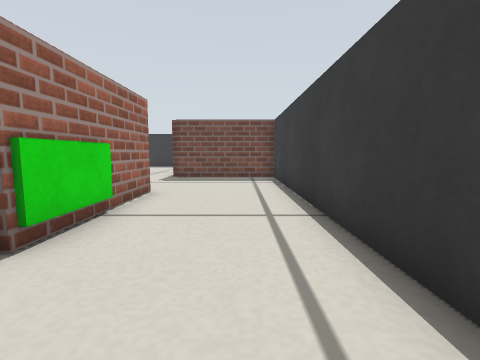
[1] (above)

17 first-person views from a walk through a world built for the Gazebo simulator. The camera is 0.22 m above the floor, tilts 6° down and sees 85° across. The floor is counted in squares, 0.2 m on a side. Each view is taken from the middle of a square. On the plan, view 1 faces up. The plan holds only what a view shows up to about 12 squares ahead; the rest is blank.

[2]
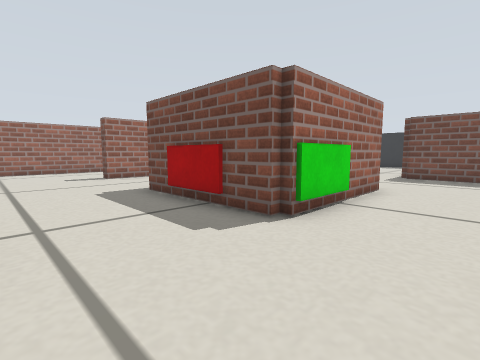

[3]
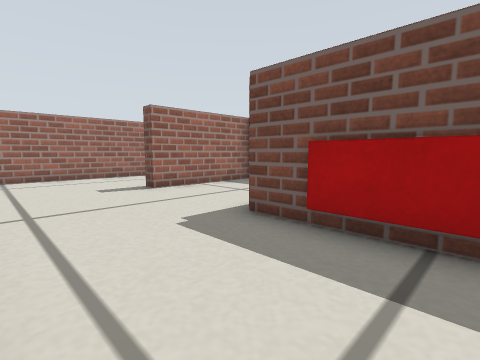

[4]
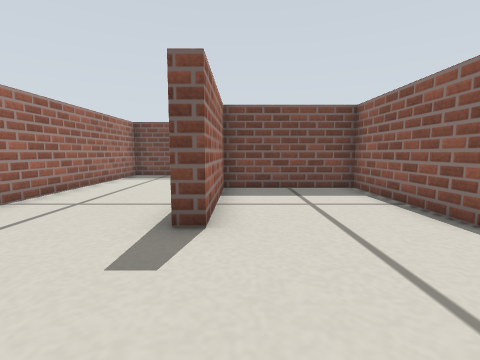

[5]
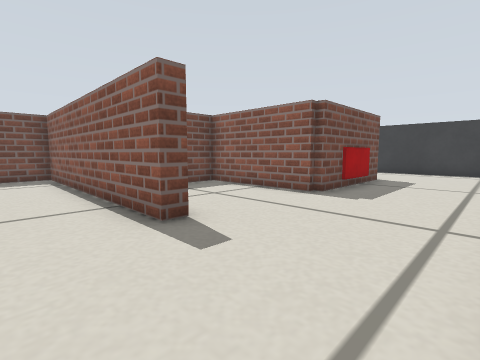

[6]
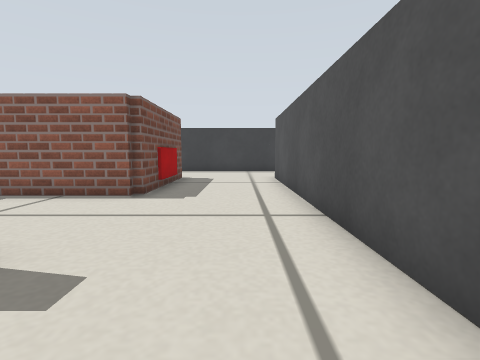

[7]
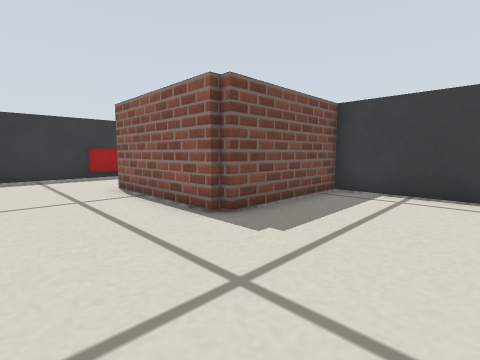

[8]
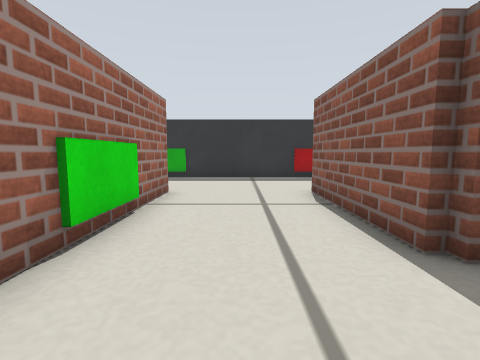

[9]
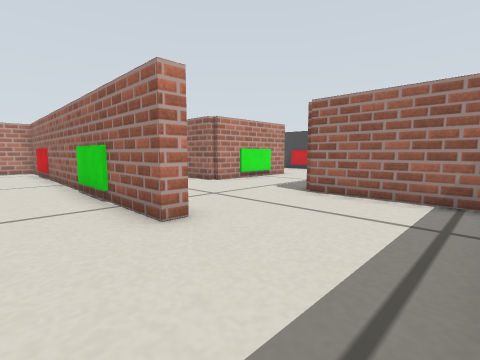

[10]
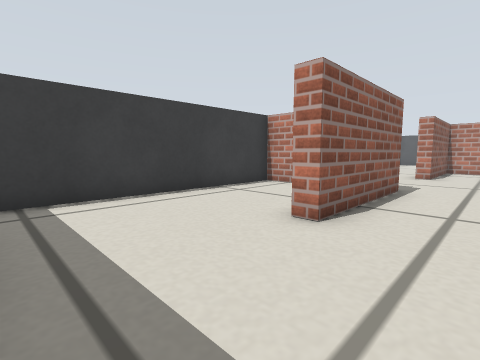

[11]
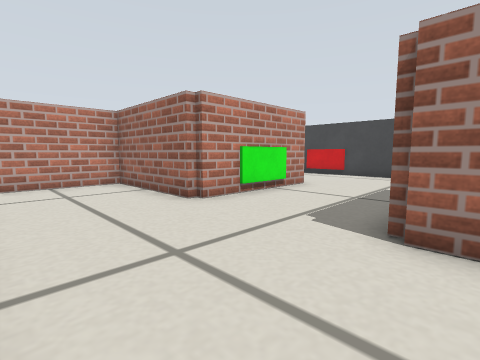

[12]
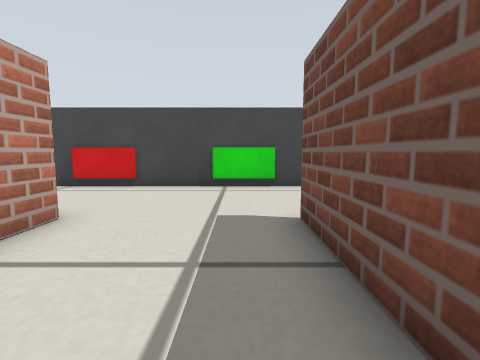

[13]
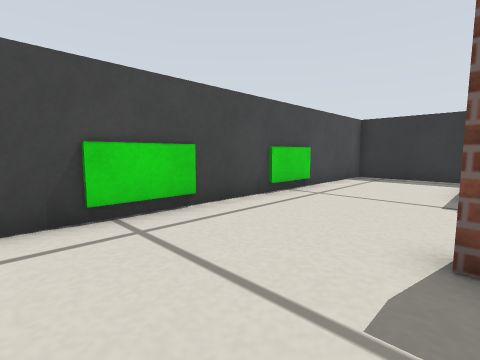

[14]
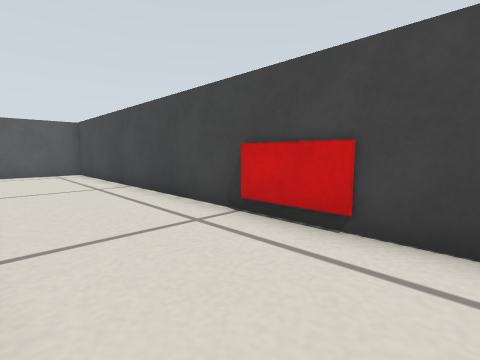

[15]
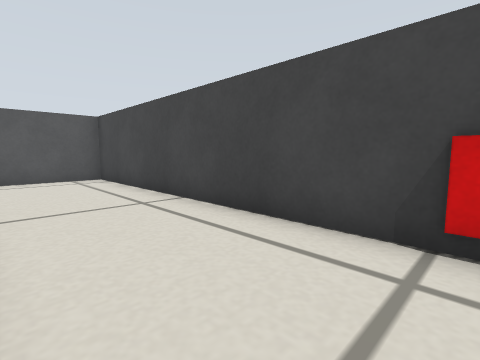

[16]
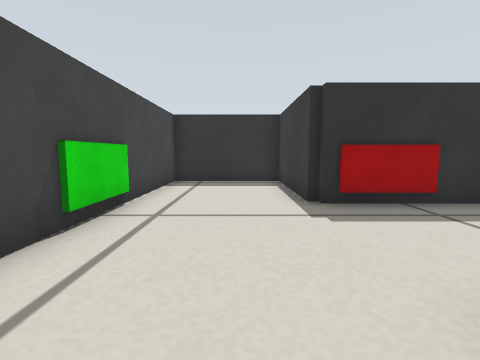

[17]
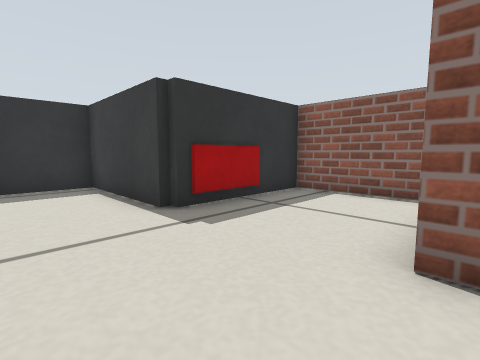

### Floor plan
Points are (right, up) in squares from view 1. A wall is a line through its corners. A room is listed if a view was taken in it or the views show most of it. See-through windows are left out.
Room 1 (views 1, 2, 3, 4, 5, 6, 7, 8, 9, 10, 11, 12)
walls: (-3, 4.9) (-3, 7.2) (-2.5, 7.2) (-2.5, 2.5) (-7.5, 2.5) (-7.5, 7) (-11.5, 7) (-11.5, 2.7) (-12, 2.7) (-12, 11.5) (-13.5, 11.5); (-7.6, 16.3) (-7, 16.3) (-7, 4.9); (-14.4, 12) (-11.5, 12) (-11.5, 7.5) (-8.4, 7.5); (1.5, -0.4) (1.5, 11.5) (-3, 11.5) (-3, 16.3) (-2.5, 16.3); (-12.5, -1.5) (-2.8, -1.5); (-16, 11.1) (-16, -0.5); (-13, 16) (-14.5, 16); (-2.6, 20.5) (-8.2, 20.5); (-11.5, 19.9) (-11.5, 16.2)
ways out: opening at (-15.5, 14) to room 2; opening at (-3, 18.5) to room 4
objects: sign (-14, 12); sign (-8, 20); sign (-7, 6); sign (-7, 13); sign (-5, 2); sign (-2, 4)
Room 2 (views 13, 14, 15, 16, 17)
walls: (-16.4, 12) (-14.4, 12); (-14.5, 16) (-16.2, 16) (-16.2, 16.5); (-20.5, 16.5) (-20.5, -1.5) (-17.4, -1.5)
ways out: opening at (-15.5, 14) to room 1; opening at (-18.5, 16) to room 3
objects: sign (-20, 11); sign (-20, 15)
Room 3 (no view inside)
walls: (-12, 17.2) (-12, 20.5) (-16.5, 20.5) (-16.5, 25) (-20.5, 25) (-20.5, 16.5)
ways out: opening at (-18.5, 16) to room 2
objects: sign (-20, 20); sign (-15, 20)
Room 4 (no view inside)
walls: (-1.4, 20.5) (-2.6, 20.5); (0.2, 12) (1.5, 12) (1.5, 19.8)
ways out: opening at (-3, 18.5) to room 1
objects: sign (-2, 20)

Positions as (right, up) in squares from view 1, and headings:
1: (0, 0), facing up
2: (0, -1), facing up-left
3: (-4, -1), facing up-left
4: (-11, -1), facing up
5: (-14, -1), facing up-right
6: (-14, 0), facing right
7: (-6, 8), facing up-right
8: (-5, 9), facing up
9: (-5, 20), facing down-left
10: (-5, 20), facing down-right
11: (-8, 17), facing down-left
12: (-12, 15), facing left
13: (-16, 13), facing up-left
14: (-17, 13), facing down-left
15: (-17, 10), facing down-left
16: (-18, 15), facing up
17: (-19, 16), facing up-right
